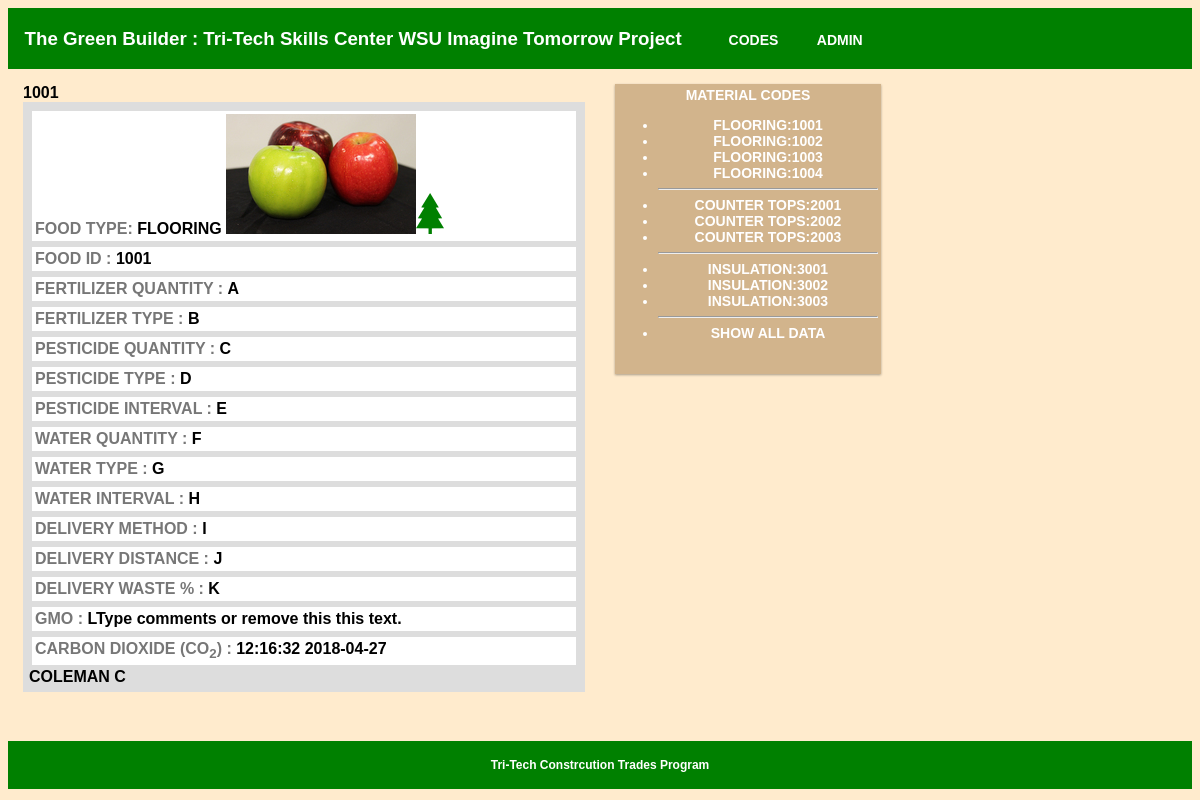
/index.php?id=1001, run on the app's committed database.
### tables this page shows
CREATE TABLE `materials` (
  `last` varchar(64) NOT NULL,
  `first` varchar(1) NOT NULL,
  `catagory` varchar(16) NOT NULL,
  `id` varchar(16) NOT NULL,
  `material` varchar(64) NOT NULL,
  `location` varchar(64) NOT NULL,
  `delivery_method` varchar(64) NOT NULL,
  `eco_impact` varchar(64) NOT NULL,
  `delivery_distance` varchar(64) NOT NULL,
  `co2_footprint` varchar(64) NOT NULL,
  `labor_source` varchar(64) NOT NULL,
  `hazardous_chemicals` varchar(64) NOT NULL,
  `durability` varchar(64) NOT NULL,
  `rf_rating` varchar(64) NOT NULL,
  `rating` varchar(1) NOT NULL,
  `comments` text NOT NULL,
  `date_time` varchar(64) NOT NULL
);

### index.php (the view, shortened to what this page needs)
<!DOCTYPE html>
<html>
<head>
</head>
<body>
<div class="header">
<h3>&nbsp;&nbsp;&nbsp;The Green Builder : Tri-Tech Skills Center WSU Imagine Tomorrow Project
&nbsp;&nbsp;&nbsp;&nbsp;&nbsp;&nbsp;&nbsp;
<a href = "codes/"> CODES </a> &nbsp;&nbsp;&nbsp;&nbsp;&nbsp;&nbsp;<a href = "admin/"> ADMIN </a>
</h3>
</div>
<div class="row">
<div class="col-6 col-m-9">
	  <?php
	  echo $_GET['id'];
	  $idselected = $_GET['id'];
	  $photo = "photos/nophoto.png";
			$tree= "img/1tree.png";
		include 'db/db.php';
		$connection = mysqli_connect($host,$dbuser,$dbpass);
		mysqli_select_db($connection,$dbname);
		$sql = "select * from building.materials where id = $idselected";
		$result = mysqli_query ($connection,$sql);
		echo "<div id = content>";
		while ($row = mysqli_fetch_row($result)){
			if (($row[3]) == 1001){$photo = "photos/apples.jpg"; $tree = "img/1tree.png";      }
			echo "<div class = dataoutline>";
				echo "<div class =label >FOOD TYPE: ";
					echo "<span style=color:#000;font-weight:bold>$row[2] </span><img src = $photo><img src = $tree></div>";
				echo "<div class =label >FOOD ID	: ";
					echo "<span style=color:#000;font-weight:bold>$row[3] </span></div>";
				echo "<div class =label >FERTILIZER QUANTITY : ";
					echo "<span style=color:#000;font-weight:bold>$row[4] </span></div>";
				echo "<div class =label >FERTILIZER TYPE : ";
					echo "<span style=color:#000;font-weight:bold>$row[5] </span></div>";
				echo "<div class =label >PESTICIDE QUANTITY : ";
					echo "<span style=color:#000;font-weight:bold>$row[6] </span></div>";
				echo "<div class =label >PESTICIDE TYPE : ";
					echo "<span style=color:#000;font-weight:bold>$row[7] </span></div>";
				echo "<div class =label >PESTICIDE INTERVAL : ";
					echo "<span style=color:#000;font-weight:bold>$row[8] </span></div>";
				echo "<div class =label >WATER QUANTITY  : ";
					echo "<span style=color:#000;font-weight:bold>$row[9] </span></div>";
				echo "<div class =label >WATER TYPE : ";
					echo "<span style=color:#000;font-weight:bold>$row[10] </span></div>";
				echo "<div class =label >WATER INTERVAL : ";
					echo "<span style=color:#000;font-weight:bold>$row[11] </span></div>";
				echo "<div class =label >DELIVERY METHOD  : ";
					echo "<span style=color:#000;font-weight:bold>$row[12] </span></div>";
				echo "<div class =label >DELIVERY DISTANCE  : ";
					echo "<span style=color:#000;font-weight:bold>$row[13] </span></div>";
				echo "<div class =label >DELIVERY WASTE % : ";
					echo "<span style=color:#000;font-weight:bold>$row[14] </span></div>";
				echo "<div class =label >GMO  :  ";
					echo "<span style=color:#000;font-weight:bold>$row[15] </span></div>";
				echo "<div class =label >CARBON DIOXIDE (CO<sub>2</sub>) : ";
					echo "<span style=color:#000;font-weight:bold>$row[16] </span></div>";
				echo "$row[0] $row[1]";
				echo "</div><br />";
		}
	echo "</div>";
?>
 </div>
<div class="col-3 col-m-12">
  <div class="aside">
MATERIAL CODES<br />
 <ul>
	 <li><a href= "index.php?id=1001" class= "menu">FLOORING:1001</a> </li>
	<li><a href= "index.php?id=1002" class= "menu">FLOORING:1002</a> </li>
	<li><a href= "index.php?id=1003" class= "menu">FLOORING:1003</a> </li>
	<li><a href= "index.php?id=1004" class= "menu">FLOORING:1004</a> </li>
	<hr />
	<li><a href= "index.php?id=2001" class= "menu">COUNTER TOPS:2001</a> </li>
	<li><a href= "index.php?id=2002" class= "menu">COUNTER TOPS:2002</a> </li>
	<li><a href= "index.php?id=2003" class= "menu">COUNTER TOPS:2003</a> </li>
	<hr />
	<li><a href= "index.php?id=3001" class= "menu">INSULATION:3001</a> </li>
	<li><a href= "index.php?id=3002" class= "menu">INSULATION:3002</a> </li>
	<li><a href= "index.php?id=3003" class= "menu">INSULATION:3003</a> </li>
	<hr />
	<li><a href= "selectall.php" class= "menu">SHOW ALL DATA</a> </li>
  </ul>
  <br />
  </div>
</div>
</div>
<div class="footer">
  <p> Tri-Tech Constrcution Trades Program</p>
</div>
</body>
</html>

### index.php (style rules this page uses)
* { box-sizing: border-box; }
.row::after { content: ""; clear: both; display: table; }
[class*="col-"] { float: left; padding: 15px; }
body { background-color: #FFEBCD; }
html { font-family: Arial, Helvetica, sans-serif; font-weight: 900; }
.header { background-color: #008000; color: #ffffff; padding: 1px; }
a { font-family: Arial, Helvetica, sans-serif; color: #fff; font-size: 14px; font-weight: 900; text-decoration: none; }
.aside { background-color: #D2B48C; padding: 3px; color: #ffffff; text-align: center; font-weight: 900; font-size: 14px; box-shadow: 0 1px 3px rgba(0,0,0,0.12), 0 1px 2px rgba(0,0,0,0.24); }
.footer { background-color: #008000; color: #ffffff; text-align: center; font-size: 12px; padding: 5px; }
[class*="col-"] { width: 100%; }
div.label { background-color:#fff; color: #777; border-style: solid; border-color: #ddd #ddd; padding: 3px; }
div.dataoutline { background-color:#ddd; color: #000; border-style: solid; border-color: #ddd #ddd; padding: 3px; }
@media only screen and (min-width: 600px) { .col-m-9 { width: 75%; } }
@media only screen and (min-width: 600px) { .col-m-12 { width: 100%; } }
@media only screen and (min-width: 768px) { .col-3 { width: 25%; } }
@media only screen and (min-width: 768px) { .col-6 { width: 50%; } }
@media only screen and (min-width: 768px) { sub { vertical-align: sub; font-size: smaller; } }

### data on the page
materials: catagory "FLOORING", id "1001", material "A", location "B", delivery_method "C", eco_impact "D", delivery_distance "E", co2_footprint "F", labor_source "G", hazardous_chemicals "H", durability "I", rf_rating "J", rating "K", comments "LType comments or remove this this text.", date_time "12:16:32 2018-04-27", last "COLEMAN", first "C"

### other printed values
$_GET['id'] "1001"
